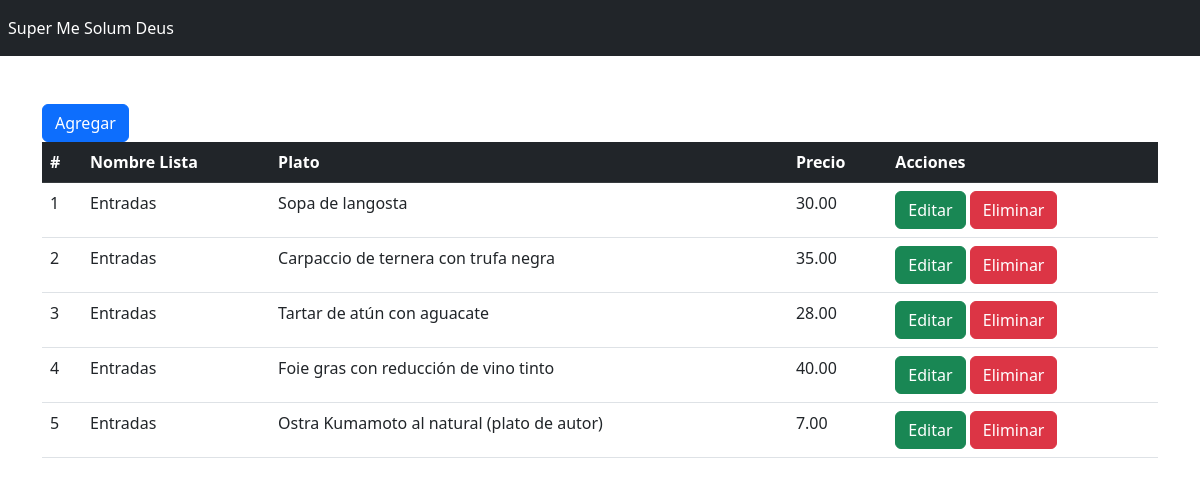
The app's page /modulos/listaPrecios/lista.php with its own data.
### tables this page shows
CREATE TABLE `listasprecios` (
  `id` int(11) NOT NULL,
  `nombre_lista` varchar(255) DEFAULT NULL,
  `plato` varchar(255) DEFAULT NULL,
  `precio` decimal(10,2) DEFAULT NULL
);

### modulos/listaPrecios/lista.php (the view, shortened to what this page needs)
<?php
include("../../conexion.php");
$stm=$conex->prepare("SELECT * FROM listasprecios");
$stm->execute();
$listas=$stm->fetchAll(PDO::FETCH_ASSOC);
?>
<?php include("../../template/headerUser.php")?>
<button type="button" class="btn btn-primary" data-toggle="modal" data-target="#create">
Agregar
</button>
<div class="table-responsive">
    <table class="table">
        <thead class="table table-dark">
            <tr>
                <th scope="col">#</th>
                <th scope="col">Nombre Lista</th>
                <th scope="col">Plato</th>
                <th scope="col">Precio</th>
                <th>Acciones</th>
            </tr>
        </thead>
        <tbody>
            <?php foreach ($listas as $lista) { ?>
            <tr class="">
                <td scope="row"><?php echo $lista['id']; ?></td>
                <td><?php echo $lista['nombre_lista']; ?></td>
                <td><?php echo $lista['plato']; ?></td>
                <td><?php echo $lista['precio']; ?></td>
                <td>
                <a href="editLista.php?id=<?php echo $lista['id'];?>" class="btn btn-success">Editar</a>
                <a href="lista.php?id=<?php echo $lista['id'];?>" class="btn btn-danger">Eliminar</a>
                </td>
            </tr>
        <?php } ?>
        </tbody>
    </table>
</div>
<?php include("../../template/footerUser.php")?>

### records on screen
listasprecios: id "1", nombre_lista "Entradas", plato "Sopa de langosta", precio "30.00"
listasprecios: id "2", nombre_lista "Entradas", plato "Carpaccio de ternera con trufa negra", precio "35.00"
listasprecios: id "3", nombre_lista "Entradas", plato "Tartar de atún con aguacate", precio "28.00"
listasprecios: id "4", nombre_lista "Entradas", plato "Foie gras con reducción de vino tinto", precio "40.00"
listasprecios: id "5", nombre_lista "Entradas", plato "Ostra Kumamoto al natural (plato de autor)", precio "7.00"
